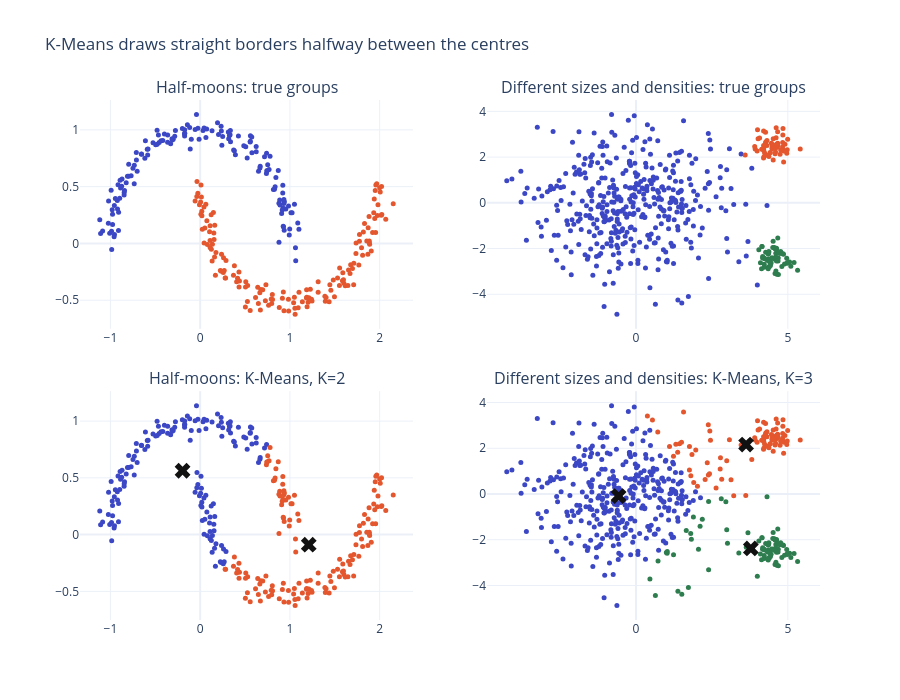

Write notebook code for a chart like this one.
### Markdown cell above
## The limits of K-Means 🚧

Each point goes to its **nearest** centre. So the border between two clusters is always a straight line, halfway between their centres. This builds clusters that are **convex** (no holes, no bananas), roughly **round**, and of similar **width**. When the real groups do not look like this, K-Means fails, however well it is initialised.

#### See it with data 🔬: two shapes that K-Means cannot find

On the left, two interleaved half-moons. On the right, one large, spread-out group next to two small, dense ones. In both cases, we know the true groups and ask K-Means for the right number of clusters.

### Code cell
X_moons, y_moons = make_moons(n_samples=300, noise=0.06, random_state=0)
X_sizes, y_sizes = make_blobs(n_samples=[400, 60, 60], centers=[[0, 0], [4.5, 2.5], [4.5, -2.5]],
                              cluster_std=[1.6, 0.35, 0.35], random_state=0)

fig = make_subplots(rows=2, cols=2, vertical_spacing=0.12,
                    subplot_titles=["Half-moons: true groups", "Different sizes and densities: true groups",
                                    "Half-moons: K-Means, K=2", "Different sizes and densities: K-Means, K=3"])
for col, (X, y, k) in enumerate([(X_moons, y_moons, 2), (X_sizes, y_sizes, 3)], start=1):
    km = KMeans(n_clusters=k, n_init=10, random_state=0).fit(X)
    # cluster numbers are arbitrary: give each cluster the colour of the true group it overlaps most
    match = {c: np.bincount(y[km.labels_ == c]).argmax() for c in range(k)}
    for row, labels in [(1, y), (2, np.array([match[c] for c in km.labels_]))]:
        fig.add_trace(go.Scatter(x=X[:, 0], y=X[:, 1], mode="markers", showlegend=False,
                                 marker=dict(color=[COLORS[l] for l in labels], size=5)), row=row, col=col)
    fig.add_trace(go.Scatter(x=km.cluster_centers_[:, 0], y=km.cluster_centers_[:, 1], mode="markers", showlegend=False,
                             marker=dict(symbol="x", size=14, color="#111111")), row=2, col=col)
fig.update_layout(height=700, title="K-Means draws straight borders halfway between the centres")
fig.show()

big = km.labels_[y_sizes == 0]                       # clusters given to the 400 points of the large group
print(f"points of the large group outside its main cluster: {(big != np.bincount(big).argmax()).sum()} out of 400")

### Figure 1 — Plotly figure (JSON) as saved in the notebook; plotly's stock layout.template omitted (floating-point values rounded to 4 significant figures; data arrays with more than 128 entries replaced by an {"elided": "..."} marker saying what was removed)
{"data": [{"marker": {"color": {"elided": "300 str values"}, "size": 5}, "mode": "markers", "showlegend": false, "type": "scatter", "x": {"elided": "300 float values"}, "xaxis": "x", "y": {"elided": "300 float values"}, "yaxis": "y"}, {"marker": {"color": {"elided": "300 str values"}, "size": 5}, "mode": "markers", "showlegend": false, "type": "scatter", "x": {"elided": "300 float values"}, "xaxis": "x3", "y": {"elided": "300 float values"}, "yaxis": "y3"}, {"marker": {"color": "#111111", "size": 14, "symbol": "x"}, "mode": "markers", "showlegend": false, "type": "scatter", "x": [-0.196, 1.21], "xaxis": "x3", "y": [0.5626, -0.08877], "yaxis": "y3"}, {"marker": {"color": {"elided": "520 str values"}, "size": 5}, "mode": "markers", "showlegend": false, "type": "scatter", "x": {"elided": "520 float values"}, "xaxis": "x2", "y": {"elided": "520 float values"}, "yaxis": "y2"}, {"marker": {"color": {"elided": "520 str values"}, "size": 5}, "mode": "markers", "showlegend": false, "type": "scatter", "x": {"elided": "520 float values"}, "xaxis": "x4", "y": {"elided": "520 float values"}, "yaxis": "y4"}, {"marker": {"color": "#111111", "size": 14, "symbol": "x"}, "mode": "markers", "showlegend": false, "type": "scatter", "x": [3.783, 3.626, -0.5711], "xaxis": "x4", "y": [-2.381, 2.163, -0.08916], "yaxis": "y4"}], "layout": {"annotations": [{"font": {"size": 16}, "showarrow": false, "text": "Half-moons: true groups", "x": 0.225, "xanchor": "center", "xref": "paper", "y": 1.0, "yanchor": "bottom", "yref": "paper"}, {"font": {"size": 16}, "showarrow": false, "text": "Different sizes and densities: true groups", "x": 0.775, "xanchor": "center", "xref": "paper", "y": 1.0, "yanchor": "bottom", "yref": "paper"}, {"font": {"size": 16}, "showarrow": false, "text": "Half-moons: K-Means, K=2", "x": 0.225, "xanchor": "center", "xref": "paper", "y": 0.44, "yanchor": "bottom", "yref": "paper"}, {"font": {"size": 16}, "showarrow": false, "text": "Different sizes and densities: K-Means, K=3", "x": 0.775, "xanchor": "center", "xref": "paper", "y": 0.44, "yanchor": "bottom", "yref": "paper"}], "height": 700, "title": {"text": "K-Means draws straight borders halfway between the centres"}, "xaxis": {"anchor": "y", "domain": [0.0, 0.45]}, "xaxis2": {"anchor": "y2", "domain": [0.55, 1.0]}, "xaxis3": {"anchor": "y3", "domain": [0.0, 0.45]}, "xaxis4": {"anchor": "y4", "domain": [0.55, 1.0]}, "yaxis": {"anchor": "x", "domain": [0.56, 1.0]}, "yaxis2": {"anchor": "x2", "domain": [0.56, 1.0]}, "yaxis3": {"anchor": "x3", "domain": [0.0, 0.44]}, "yaxis4": {"anchor": "x4", "domain": [0.0, 0.44]}}}
